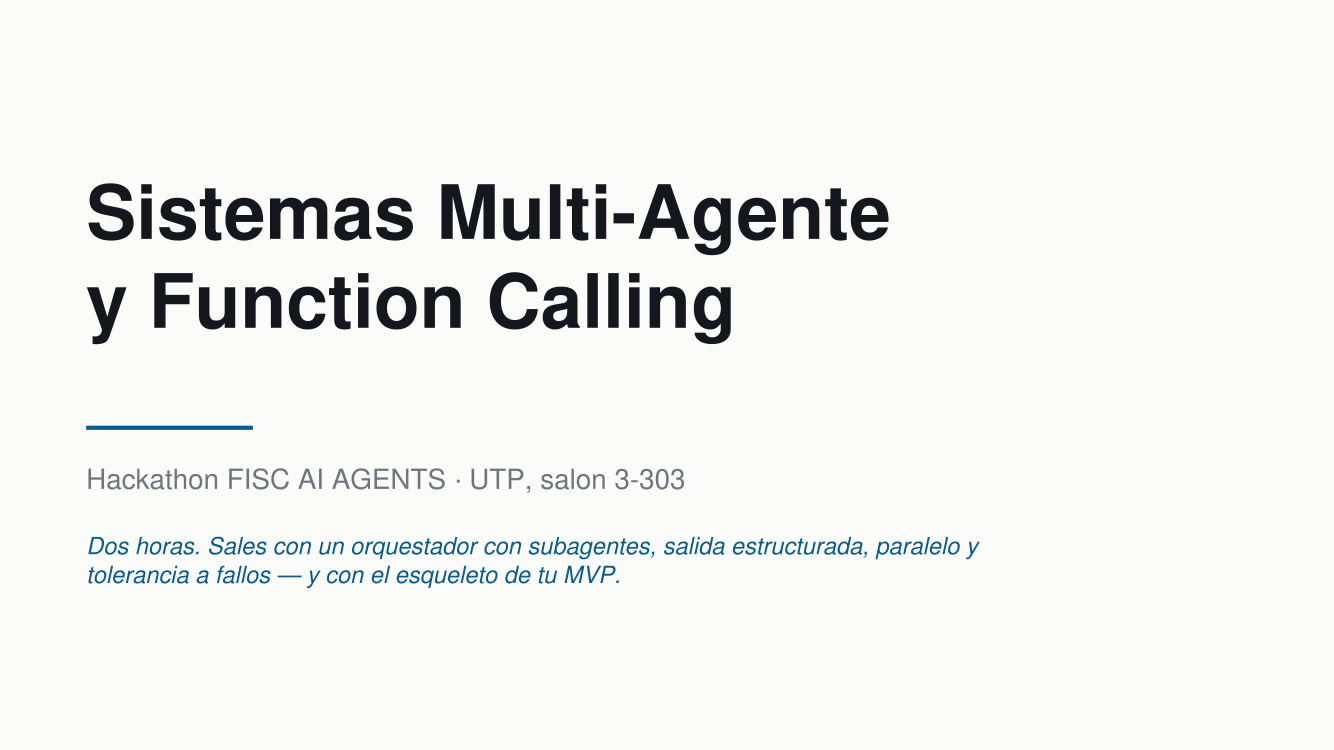

Here is the Python script that generated this plot:
"""
diapositivas.py  --  genera las diapositivas del taller en PDF.

    pip install reportlab
    python presentacion/diapositivas.py

Deja el PDF en presentacion/diapositivas.pdf, en 16:9, para proyectar.

El contenido esta todo en la lista DIAPOS de abajo: edita ahi y vuelve a
correr. El guion del que presenta va aparte, en guion.py.
"""

import pathlib

from reportlab.lib import colors
from reportlab.lib.enums import TA_CENTER, TA_LEFT
from reportlab.lib.styles import ParagraphStyle
from reportlab.pdfgen import canvas as canvas_mod
from reportlab.platypus import Paragraph

SALIDA = pathlib.Path(__file__).resolve().parent / "diapositivas.pdf"

# 16:9 en puntos  ->  13.33 x 7.5 pulgadas, lo mismo que un PowerPoint
ANCHO, ALTO = 960.0, 540.0
MARGEN = 62.0
UTIL = ANCHO - 2 * MARGEN

FONDO = colors.HexColor("#FBFBF9")
TINTA = colors.HexColor("#14181C")
GRIS = colors.HexColor("#6E767D")
ACENTO = colors.HexColor("#0B5C8A")
ALERTA = colors.HexColor("#8A3B0B")
VERDE = colors.HexColor("#0B6B3A")
CODIGO_BG = colors.HexColor("#EDF0F2")
LINEA = colors.HexColor("#D9DEE2")


# ===========================================================================
# EL CONTENIDO
# ===========================================================================
# Tipos de diapositiva:
#   portada   titulo grande + subtitulo
#   seccion   separador de bloque: numero, titulo, minutos
#   idea      una sola frase, a tamano grande. Una idea por diapositiva.
#   lista     titulo + vinetas
#   codigo    titulo + bloque monoespaciado (+ pie opcional)
#   tabla     titulo + filas de dos columnas
#   turno     "tu turno": lo que hacen ellos, con barra de color
#   cierre    frase final

DIAPOS = [
    {"tipo": "portada",
     "titulo": "Sistemas Multi-Agente<br/>y Function Calling",
     "subtitulo": "Hackathon FISC AI AGENTS  ·  UTP, salon 3-303",
     "pie": "Dos horas. Sales con un orquestador con subagentes, salida "
            "estructurada, paralelo y tolerancia a fallos &mdash; y con el "
            "esqueleto de tu MVP."},

    {"tipo": "idea",
     "texto": "Un subagente es un agente normal,<br/>"
              "llamado desde <b>dentro de una herramienta</b><br/>"
              "de otro agente.",
     "pie": "Eso es todo. No hay framework magico."},

    {"tipo": "tabla",
     "titulo": "Dos modos",
     "filas": [("MODO=test",
                "No usa red ni llave. Verifica que tu codigo corre."),
               ("MODO=gemini",
                "Respuestas de verdad. Necesita GEMINI_API_KEY.")],
     "pie": "<b>Armas en test, pruebas en gemini.</b> Esa disciplina es la "
            "diferencia entre llegar al sabado con cuota y sin cuota."},

    {"tipo": "idea",
     "texto": "Cada quien necesita<br/><b>SU PROPIA llave.</b>",
     "pie": "La capa gratis da 5-15 peticiones por minuto. Una llave "
            "compartida entre 30 se muere en el primer ejercicio.",
     "color": ALERTA},

    {"tipo": "lista",
     "titulo": "Un agente, 15 herramientas, 30 pasos.<br/>&iquest;Que se rompe?",
     "items": ["<b>El contexto.</b> El paso 30 carga los 29 anteriores.",
               "<b>Las decisiones.</b> Elegir entre 15 falla mas que entre 3.",
               "<b>Los permisos.</b> Si tiene escribir, la tiene siempre.",
               "<b>El costo.</b> El modelo caro listando carpetas."],
     "pie": "Los subagentes son la respuesta a estas cuatro. No a una idea "
            "de orden. Y hoy las medimos, no las afirmamos."},

    # --- 1 ----------------------------------------------------------------
    {"tipo": "seccion", "numero": "1", "titulo": "La descripcion ES el prompt",
     "min": "18 min"},

    {"tipo": "lista",
     "titulo": "El modelo no ve tu codigo",
     "items": ["El nombre de la funcion",
               "Los tipos de los parametros",
               "El docstring"],
     "pie": "Esa es <b>toda</b> la interfaz. Tu docstring no es "
            "documentacion: es prompt."},

    {"tipo": "codigo",
     "titulo": "Esto no da error",
     "lineas": ['@agente.tool_plain',
                'def buscar_texto(patron: str) -> str:',
                '    """Busca cosas."""',
                '    return _buscar(patron)'],
     "pie": "Da una llamada equivocada hecha con total confianza. "
            "Eso es lo peligroso."},

    {"tipo": "lista",
     "titulo": "Un docstring util dice tres cosas",
     "items": ["Que devuelve, y en que formato",
               "Que <b>NO</b> hace / que no acepta",
               "Que significa el resultado vacio"],
     "pie": "La tercera es la que nadie escribe. Si 'Sin coincidencias' "
            "significa <i>no esta</i> y no <i>fallo</i>, dilo, o el modelo "
            "reintenta en bucle."},

    {"tipo": "turno",
     "titulo": "Tu turno  ·  ejercicio 1",
     "items": ["Corre el archivo. Mira que hace con el docstring malo.",
               "Arreglalo. Corre otra vez y compara.",
               "Escribe una herramienta desde cero. El cuerpo es una linea; "
               "el trabajo es el docstring.",
               "Pide un archivo que no existe. Fijate: el agente LEE el "
               "error y reintenta."],
     "pie": "python ejercicios/01_herramientas.py"},

    # --- 2 ----------------------------------------------------------------
    {"tipo": "seccion", "numero": "2", "titulo": "Que hace run_sync por debajo",
     "min": "14 min"},

    {"tipo": "codigo",
     "titulo": "run_sync no es magia. Es este bucle.",
     "lineas": ['mensajes = [objetivo]',
                'mientras no termine:',
                '    respuesta = modelo(mensajes, herramientas)',
                '    si respuesta no pide herramientas: listo',
                '    por cada herramienta pedida:',
                '        salida = ejecutar(herramienta)',
                '        mensajes.append(salida)   <-- SIN ESTO no avanza'],
     "pie": ""},

    {"tipo": "lista",
     "titulo": "Dos consecuencias",
     "items": ["El modelo <b>no tiene memoria</b> entre llamadas. En cada "
               "vuelta se le reenvia el historial completo. La lista es la "
               "memoria.",
               "El paso 10 carga los 9 anteriores. El costo crece mas rapido "
               "que los pasos."],
     "pie": ""},

    {"tipo": "idea",
     "texto": "El tope de peticiones es lo unico<br/>"
              "que separa un bug de una factura.",
     "pie": "UsageLimits(request_limit=6, tool_calls_limit=5). "
            "Ponlo antes de la primera corrida, no despues del susto.",
     "color": ALERTA},

    {"tipo": "turno",
     "titulo": "Tu turno  ·  ejercicio 2",
     "items": ["Corre y mira el historial completo impreso.",
               "Cuenta los ModelResponse. Cada uno es una llamada que pagaste.",
               "Baja request_limit a 2 y corre. Lee el error."],
     "pie": "python ejercicios/02_bajo_el_capo.py"},

    {"tipo": "idea",
     "texto": "Si tu MVP necesita 30 pasos,<br/>"
              "&iquest;que le pasa al historial?<br/>"
              "&iquest;Y al costo?",
     "pie": "Esa respuesta es por que existen los subagentes."},

    # --- 3 ----------------------------------------------------------------
    {"tipo": "seccion", "numero": "3", "titulo": "El bucle multi-agente",
     "min": "30 min  ·  el central"},

    {"tipo": "codigo",
     "titulo": "El patron completo",
     "lineas": ['@orquestador.tool',
                'async def explorar(ctx, pregunta: str) -> str:',
                '    resultado = await explorador.run(',
                '        pregunta, usage=ctx.usage)',
                '    return resultado.output'],
     "pie": "Para el orquestador es una herramienta cualquiera. No sabe que "
            "por dentro corrio otro agente con su propio bucle."},

    {"tipo": "lista",
     "titulo": "Cuatro razones para separar un subagente",
     "items": ["<b>Aisla contexto.</b> Quema 40.000 tokens y devuelve 200 "
               "palabras. Esos 40.000 nunca entran al padre. &larr; la "
               "principal",
               "<b>Menos herramientas por decision.</b> Elegir entre 3, no "
               "entre 15.",
               "<b>Modelo por tarea.</b> Lo mecanico, en algo mas barato.",
               "<b>Permisos.</b> No puede hacer lo que no tiene."],
     "pie": ""},

    {"tipo": "codigo",
     "titulo": "El aislamiento, en numeros",
     "lineas": ['explorador  quemo   344 tokens  ->  devolvio  796 caracteres',
                'escritor    quemo   166 tokens  ->  devolvio   48 caracteres'],
     "pie": "Al historial del orquestador solo entro la segunda columna. "
            "En MODO=test la relacion sale al reves: TestModel repite en vez "
            "de resumir."},

    {"tipo": "idea",
     "texto": "El explorador no escribe<br/>"
              "porque <b>no tiene la herramienta.</b>",
     "pie": "Un prompt que dice 'no borres nada' es una recomendacion. "
            "Una funcion que no existe es una garantia.",
     "color": VERDE},

    {"tipo": "turno",
     "titulo": "Tu turno  ·  ejercicio 3",
     "items": ["Corre tal cual. Ya funciona con UN subagente.",
               "<b>Construye el escritor:</b> el Agent, su unica herramienta, "
               "y registralo con @orquestador.tool.",
               "Cambia el OBJETIVO a algo que necesite los dos. Abre "
               "sandbox/reporte.md.",
               "Empeora el docstring de explorar. &iquest;Lo sigue usando?",
               "Quita usage=ctx.usage y corre. &iquest;Que le paso al conteo?"],
     "pie": "python ejercicios/03_delegacion.py"},

    {"tipo": "idea",
     "texto": "El costo real de delegar no es el token.<br/>"
              "Es que el padre le encarga al hijo<br/>"
              "<b>algo peor de lo que cree.</b>",
     "pie": "Tarea 6: mandale un encargo vago. Nadie falla, ningun 429, y el "
            "reporte sale mal. Cuando tu MVP falle el sabado y los dos "
            "agentes \"funcionen\", revisa el encargo primero.",
     "color": ALERTA},

    # --- 4 ----------------------------------------------------------------
    {"tipo": "seccion", "numero": "4", "titulo": "La salida estructurada",
     "min": "18 min"},

    {"tipo": "codigo",
     "titulo": "El subagente devuelve un objeto, no prosa",
     "lineas": ['class Hallazgo(BaseModel):',
                '    archivo: str',
                '    linea: int',
                '    sintoma: str',
                '    causa: str | None = None',
                '',
                'explorador = Agent(modelo(), output_type=Hallazgo, ...)'],
     "pie": "resultado.output ya no es un string. Es un Hallazgo, validado "
            "por Pydantic antes de que tu codigo lo vea."},

    {"tipo": "lista",
     "titulo": "Que cambia",
     "items": ["<b>El padre puede comprobar.</b> <font face=\"Courier\">if "
               "not hallazgo.causa</font> es una linea. Con prosa hace falta "
               "otro modelo.",
               "<b>El modelo ya no elige el formato.</b> Si no encaja, "
               "Pydantic AI lo hace reintentar.",
               "<b>Se acaban los parseos.</b> Ninguna regex sobre espanol a "
               "las 2 a.m.",
               "<b>Es mas barato.</b> Cuatro campos pesan menos que 80 "
               "palabras."],
     "pie": ""},

    {"tipo": "idea",
     "texto": "El esquema <b>ES</b> la instruccion.",
     "pie": "Agregas un campo y el modelo lo llena sin que toques el prompt. "
            "Antes la interfaz era el docstring; ahora tambien es el tipo."},

    {"tipo": "idea",
     "texto": "Un campo obligatorio que el modelo no sabe<br/>"
              "es una <b>alucinacion garantizada.</b>",
     "pie": "Por eso causa es opcional, y las instrucciones dicen \"si no la "
            "encuentras, dejala en null\". Lo opcional le da permiso de no "
            "saber.",
     "color": ALERTA},

    {"tipo": "turno",
     "titulo": "Tu turno  ·  ejercicio 4",
     "items": ["Corre. Mira el tipo que devuelve: Hallazgo, no str.",
               "<b>Escribe la comprobacion:</b> si no hay causa, devuelve "
               "INCOMPLETO y deja que el orquestador decida.",
               "Agrega un campo al esquema. No toques el prompt.",
               "Compara: len(str(hallazgo)) contra 400 caracteres de prosa."],
     "pie": "python ejercicios/04_salida_estructurada.py"},

    # --- 5 ----------------------------------------------------------------
    {"tipo": "seccion", "numero": "5", "titulo": "En paralelo, y cuando algo falla",
     "min": "15 min"},

    {"tipo": "codigo",
     "titulo": "Si no dependen uno del otro, no los esperes",
     "lineas": ['a, b = await asyncio.gather(',
                '    explorador_codigo.run(pregunta, usage=ctx.usage),',
                '    explorador_docs.run(pregunta, usage=ctx.usage),',
                ')'],
     "pie": "Sin await en cada uno: gather los espera. Cuesta lo que el mas "
            "lento, no la suma."},

    {"tipo": "idea",
     "texto": "El reloj baja.<br/><b>El gasto no.</b>",
     "pie": "Son las mismas peticiones. Y peor: dos rafagas simultaneas se "
            "acercan al limite de tasa mas rapido que dos espaciadas. "
            "Paraleliza de dos en dos, no de diez en diez.",
     "color": ALERTA},

    {"tipo": "idea",
     "texto": "Un hijo sin try/except<br/><b>mata la corrida entera.</b>",
     "pie": "Y el sabado un subagente se va a caer: un 429, una ruta mala, un "
            "timeout. Devuelve el error como TEXTO, igual que en el ejercicio "
            "1. Si el padre lo LEE, decide.",
     "color": ALERTA},

    {"tipo": "lista",
     "titulo": "Reintentar o rendirse bien",
     "items": ["<b>Temporal</b> (429, timeout): reintenta, con espera.",
               "<b>Permanente</b> (ruta mala, esquema imposible): rindete y "
               "dilo. Reintentar quema dos peticiones en vez de una.",
               "&iquest;Sirve una respuesta a medias? Eso es <b>producto</b>, "
               "y va en el prompt del orquestador. Si no se lo dices, se lo "
               "invents."],
     "pie": "Toda delegacion va protegida. No la que crees riesgosa: todas."},

    {"tipo": "turno",
     "titulo": "Tu turno  ·  ejercicio 5",
     "items": ["Corre. Mira los dos relojes: en serie y en paralelo.",
               "<b>Completa en_paralelo con asyncio.gather.</b>",
               "Descomenta el raise. Mira morir la corrida completa.",
               "Atrapa el fallo y devuelvelo como texto. <b>En las DOS "
               "delegaciones</b> — el orquestador llama a en_serie primero."],
     "pie": "python ejercicios/05_paralelo_y_fallos.py"},

    # --- 6 ----------------------------------------------------------------
    {"tipo": "seccion", "numero": "6", "titulo": "El esqueleto de TU MVP",
     "min": "12 min"},

    {"tipo": "lista",
     "titulo": "Primero en papel. Sin teclado.",
     "items": ["&iquest;Que hace tu MVP, en UNA frase?",
               "Por cada subagente: que hace, que herramientas SI tiene, y "
               "<b>que herramientas NO tiene.</b>",
               "&iquest;Que razon de las cuatro lo justifica?",
               "&iquest;Cual es tu limite de peticiones?"],
     "pie": "La tercera pregunta del segundo punto es la que importa. Si no "
            "la puedes contestar, todavia no sabes que vas a construir."},

    {"tipo": "idea",
     "texto": "Si no aisla contexto, no acota permisos,<br/>"
              "no reduce decisiones y no cambia de modelo:<br/>"
              "<b>no es un subagente. Es una funcion.</b>",
     "pie": "Multi-agente no es gratis. Cada salto son peticiones, latencia, "
            "y una traduccion mas donde se pierde informacion."},

    {"tipo": "turno",
     "titulo": "Tu turno  ·  ejercicio 6",
     "items": ["Contesta las cuatro preguntas en papel.",
               "Llena los TODO con TU MVP, no con el ejemplo de archivos.",
               "Pon MIS_LIMITES antes de la primera corrida."],
     "pie": "python ejercicios/06_mi_mvp.py   ·   esto se lo llevan y lo "
            "siguen el sabado"},

    # --- cierre -----------------------------------------------------------
    {"tipo": "lista",
     "titulo": "Las dos ideas que se llevan",
     "items": ["<b>Un subagente es una herramienta</b>, y su descripcion es "
               "un prompt. Si el orquestador no lo usa, casi siempre el "
               "problema es el docstring.",
               "<b>Lo que garantiza algo es el codigo, no el prompt.</b> "
               "Ningun agente sale del sandbox porque hay una funcion que "
               "rechaza la ruta."],
     "pie": ""},

    {"tipo": "cierre",
     "texto": "&iquest;Que van a construir?",
     "pie": "Una frase cada equipo."},
]


# ===========================================================================
# MOTOR
# ===========================================================================

def estilo(tam, color=TINTA, fuente="Helvetica", lider=None,
           alineacion=TA_LEFT, espacio=0):
    return ParagraphStyle(
        "s%d%s%s" % (tam, fuente, alineacion), fontName=fuente, fontSize=tam,
        leading=lider or tam * 1.22, textColor=color, alignment=alineacion,
        spaceAfter=espacio)


def poner(c, html, x, arriba, ancho, est):
    """Dibuja un parrafo con su borde superior en `arriba`. Devuelve su alto."""
    p = Paragraph(html, est)
    _, alto = p.wrapOn(c, ancho, 10000)
    p.drawOn(c, x, arriba - alto)
    return alto


def medir(c, html, ancho, est):
    p = Paragraph(html, est)
    _, alto = p.wrapOn(c, ancho, 10000)
    return alto


def fondo(c):
    c.setFillColor(FONDO)
    c.rect(0, 0, ANCHO, ALTO, stroke=0, fill=1)


def numerar(c, n, total, etiqueta=""):
    c.setFont("Helvetica", 10)
    c.setFillColor(GRIS)
    if etiqueta:
        c.drawString(MARGEN, 28, etiqueta)
    c.drawRightString(ANCHO - MARGEN, 28, "%d / %d" % (n, total))


def bloque_codigo(c, lineas, arriba, tam=19):
    """Caja monoespaciada centrada horizontalmente. Devuelve el alto usado."""
    lider = tam * 1.45
    pad = 22
    alto = len(lineas) * lider + pad * 2
    ancho_texto = max(c.stringWidth(l, "Courier-Bold", tam) for l in lineas)
    ancho = min(UTIL, ancho_texto + pad * 2)
    x = (ANCHO - ancho) / 2

    c.setFillColor(CODIGO_BG)
    c.setStrokeColor(LINEA)
    c.setLineWidth(0.8)
    c.roundRect(x, arriba - alto, ancho, alto, 8, stroke=1, fill=1)

    c.setFillColor(TINTA)
    c.setFont("Courier-Bold", tam)
    y = arriba - pad - tam
    for l in lineas:
        c.drawString(x + pad, y, l)
        y -= lider
    return alto


# --- una funcion por tipo de diapositiva -----------------------------------

def dib_portada(c, d):
    poner(c, d["titulo"], MARGEN, ALTO - 118, UTIL,
          estilo(54, TINTA, "Helvetica-Bold", lider=64))
    c.setStrokeColor(ACENTO)
    c.setLineWidth(3)
    c.line(MARGEN, 232, MARGEN + 120, 232)
    poner(c, d["subtitulo"], MARGEN, 208, UTIL, estilo(20, GRIS))
    poner(c, d["pie"], MARGEN, 158, UTIL * 0.8,
          estilo(17, ACENTO, "Helvetica-Oblique"))


def dib_seccion(c, d):
    c.setFillColor(colors.HexColor("#E8EDF1"))
    c.setFont("Helvetica-Bold", 210)
    c.drawString(MARGEN - 6, ALTO / 2 - 68, d["numero"])
    poner(c, d["titulo"], MARGEN + 150, ALTO / 2 + 66, UTIL - 150,
          estilo(44, TINTA, "Helvetica-Bold", lider=52))
    poner(c, d["min"], MARGEN + 150, ALTO / 2 - 34, UTIL - 150,
          estilo(19, ACENTO, "Helvetica-Bold"))


def dib_idea(c, d):
    color = d.get("color", TINTA)
    est = estilo(37, color, "Helvetica-Bold", lider=50, alineacion=TA_CENTER)
    alto_t = medir(c, d["texto"], UTIL, est)
    pie = d.get("pie", "")
    est_pie = estilo(17, GRIS, "Helvetica", lider=25, alineacion=TA_CENTER)
    alto_p = medir(c, pie, UTIL * 0.82, est_pie) if pie else 0

    total = alto_t + (48 + alto_p if pie else 0)
    arriba = (ALTO + total) / 2
    poner(c, d["texto"], MARGEN, arriba, UTIL, est)
    if pie:
        y = arriba - alto_t - 30
        c.setStrokeColor(LINEA)
        c.setLineWidth(1)
        c.line(ANCHO / 2 - 46, y, ANCHO / 2 + 46, y)
        poner(c, pie, MARGEN + UTIL * 0.09, y - 18, UTIL * 0.82, est_pie)


def dib_lista(c, d):
    y = ALTO - 92
    y -= poner(c, d["titulo"], MARGEN, y, UTIL,
               estilo(38, TINTA, "Helvetica-Bold", lider=45))
    y -= 34
    est = estilo(21, TINTA, "Helvetica", lider=29)
    for item in d["items"]:
        c.setFillColor(ACENTO)
        c.circle(MARGEN + 6, y - 11, 4.2, stroke=0, fill=1)
        y -= poner(c, item, MARGEN + 28, y, UTIL - 28, est)
        y -= 21
    pie = d.get("pie", "")
    if pie:
        # normalmente va anclado abajo; si las vinetas crecen, cede el sitio
        poner(c, pie, MARGEN, min(108.0, y - 16), UTIL * 0.9,
              estilo(16, GRIS, "Helvetica-Oblique", lider=23))


def dib_codigo(c, d):
    y = ALTO - 92
    y -= poner(c, d["titulo"], MARGEN, y, UTIL,
               estilo(34, TINTA, "Helvetica-Bold", lider=41))
    y -= 40
    # el tamano se ajusta para que la linea mas larga quepa
    largo = max(len(l) for l in d["lineas"])
    tam = 19 if largo <= 58 else (16 if largo <= 70 else 13.5)
    y -= bloque_codigo(c, d["lineas"], y, tam)
    pie = d.get("pie", "")
    if pie:
        poner(c, pie, MARGEN, max(y - 34, 112), UTIL * 0.92,
              estilo(16, GRIS, "Helvetica-Oblique", lider=23))


def dib_tabla(c, d):
    y = ALTO - 92
    y -= poner(c, d["titulo"], MARGEN, y, UTIL,
               estilo(38, TINTA, "Helvetica-Bold", lider=45))
    y -= 40
    izq = 250.0
    for clave, valor in d["filas"]:
        a1 = poner(c, clave, MARGEN, y, izq - 26,
                   estilo(21, ACENTO, "Courier-Bold", lider=28))
        a2 = poner(c, valor, MARGEN + izq, y, UTIL - izq,
                   estilo(21, TINTA, "Helvetica", lider=28))
        y -= max(a1, a2) + 15
        c.setStrokeColor(LINEA)
        c.setLineWidth(0.7)
        c.line(MARGEN, y + 6, ANCHO - MARGEN, y + 6)
        y -= 15
    pie = d.get("pie", "")
    if pie:
        poner(c, pie, MARGEN, max(y - 12, 112), UTIL * 0.92,
              estilo(16, GRIS, "Helvetica-Oblique", lider=23))


def dib_turno(c, d):
    c.setFillColor(VERDE)
    c.rect(0, 0, 13, ALTO, stroke=0, fill=1)
    y = ALTO - 92
    y -= poner(c, d["titulo"], MARGEN, y, UTIL,
               estilo(34, VERDE, "Helvetica-Bold", lider=41))
    y -= 30
    est = estilo(19.5, TINTA, "Helvetica", lider=27)
    for i, item in enumerate(d["items"], 1):
        c.setFillColor(GRIS)
        c.setFont("Helvetica-Bold", 16)
        c.drawString(MARGEN, y - 19, "%d." % i)
        y -= poner(c, item, MARGEN + 30, y, UTIL - 30, est)
        y -= 16
    pie = d.get("pie", "")
    if pie:
        c.setFillColor(CODIGO_BG)
        c.setStrokeColor(LINEA)
        c.roundRect(MARGEN, 84, UTIL, 40, 7, stroke=1, fill=1)
        c.setFillColor(TINTA)
        c.setFont("Courier-Bold", 15)
        c.drawString(MARGEN + 16, 98, pie)


def dib_cierre(c, d):
    est = estilo(52, TINTA, "Helvetica-Bold", lider=62, alineacion=TA_CENTER)
    alto_t = medir(c, d["texto"], UTIL, est)
    arriba = (ALTO + alto_t) / 2 + 22
    poner(c, d["texto"], MARGEN, arriba, UTIL, est)
    poner(c, d.get("pie", ""), MARGEN, arriba - alto_t - 30, UTIL,
          estilo(19, GRIS, "Helvetica-Oblique", alineacion=TA_CENTER))


DIBUJAR = {
    "portada": dib_portada,
    "seccion": dib_seccion,
    "idea": dib_idea,
    "lista": dib_lista,
    "codigo": dib_codigo,
    "tabla": dib_tabla,
    "turno": dib_turno,
    "cierre": dib_cierre,
}

# etiqueta al pie, para saber en que bloque vas
ETIQUETA = ""


def construir():
    global ETIQUETA
    c = canvas_mod.Canvas(str(SALIDA), pagesize=(ANCHO, ALTO))
    c.setTitle("Sistemas Multi-Agente y Function Calling - taller")
    c.setAuthor("Felipe Icaza")

    total = len(DIAPOS)
    etiqueta = ""
    for i, d in enumerate(DIAPOS, 1):
        fondo(c)
        if d["tipo"] == "seccion":
            etiqueta = "%s · %s" % (d["numero"], d["titulo"])
        DIBUJAR[d["tipo"]](c, d)
        if d["tipo"] not in ("portada",):
            numerar(c, i, total, etiqueta if d["tipo"] != "seccion" else "")
        c.showPage()

    c.save()
    return SALIDA, total


if __name__ == "__main__":
    ruta, n = construir()
    print("PDF generado: %s  (%d diapositivas, %.0f KB)"
          % (ruta, n, ruta.stat().st_size / 1024))
